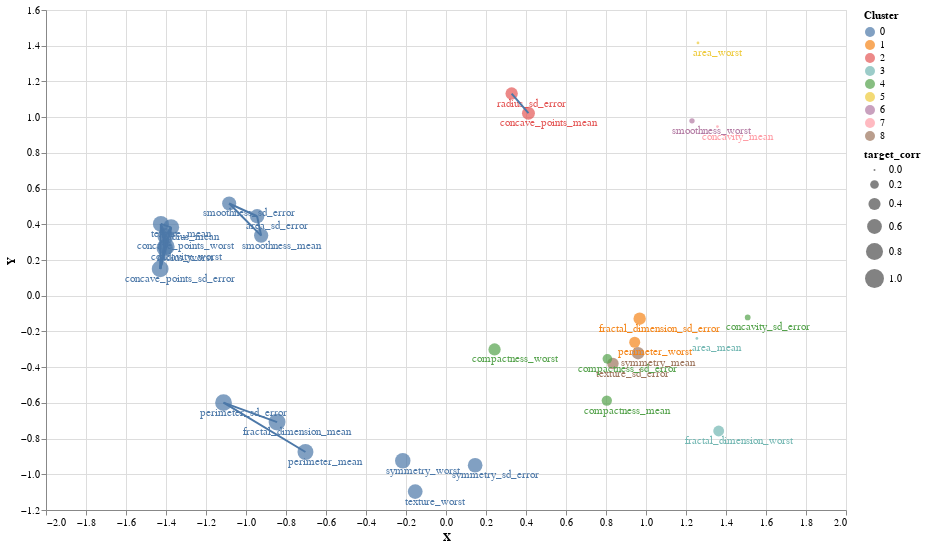

Write notebook code for a chart like this one.
### Code cell
visualize_feature_correlation(breast_cancer_df, "clusters", "diagnosis", .9)

### Figure 1 — Vega-Lite specification as saved in the notebook (floating-point values rounded to 4 significant figures)
{"$schema": "https://vega.github.io/schema/vega-lite/v3.3.0.json", "config": {"mark": {"tooltip": null}, "view": {"height": 300, "width": 400}}, "data": {"name": "data-79c32a3732d4d4521958a137e261a9dc"}, "datasets": {"data-79c32a3732d4d4521958a137e261a9dc": [{"Cluster": 0, "Feature": "radius_mean", "X": -1.375, "Y": 0.3827, "target_corr": 0.73}, {"Cluster": 2, "Feature": "radius_sd_error", "X": 0.3282, "Y": 1.132, "target_corr": 0.42}, {"Cluster": 0, "Feature": "radius_worst", "X": -1.407, "Y": 0.2667, "target_corr": 0.74}, {"Cluster": 0, "Feature": "texture_mean", "X": -1.426, "Y": 0.4021, "target_corr": 0.71}, {"Cluster": 8, "Feature": "texture_sd_error", "X": 0.8345, "Y": -0.3799, "target_corr": 0.36}, {"Cluster": 0, "Feature": "texture_worst", "X": -0.1539, "Y": -1.097, "target_corr": 0.6}, {"Cluster": 0, "Feature": "perimeter_mean", "X": -0.7027, "Y": -0.8752, "target_corr": 0.7}, {"Cluster": 0, "Feature": "perimeter_sd_error", "X": -1.112, "Y": -0.5987, "target_corr": 0.78}, {"Cluster": 1, "Feature": "perimeter_worst", "X": 0.9436, "Y": -0.2607, "target_corr": 0.33}, {"Cluster": 3, "Feature": "area_mean", "X": 1.254, "Y": -0.2392, "target_corr": 0.01}, {"Cluster": 0, "Feature": "area_sd_error", "X": -0.9444, "Y": 0.445, "target_corr": 0.57}, {"Cluster": 5, "Feature": "area_worst", "X": 1.26, "Y": 1.416, "target_corr": 0.01}, {"Cluster": 0, "Feature": "smoothness_mean", "X": -0.9242, "Y": 0.3365, "target_corr": 0.56}, {"Cluster": 0, "Feature": "smoothness_sd_error", "X": -1.084, "Y": 0.5164, "target_corr": 0.55}, {"Cluster": 6, "Feature": "smoothness_worst", "X": 1.23, "Y": 0.9794, "target_corr": 0.07}, {"Cluster": 4, "Feature": "compactness_mean", "X": 0.8041, "Y": -0.5872, "target_corr": 0.29}, {"Cluster": 4, "Feature": "compactness_sd_error", "X": 0.8069, "Y": -0.3533, "target_corr": 0.25}, {"Cluster": 4, "Feature": "compactness_worst", "X": 0.2428, "Y": -0.3012, "target_corr": 0.41}, {"Cluster": 7, "Feature": "concavity_mean", "X": 1.357, "Y": 0.9473, "target_corr": 0.01}, {"Cluster": 4, "Feature": "concavity_sd_error", "X": 1.508, "Y": -0.1218, "target_corr": 0.08}, {"Cluster": 0, "Feature": "concavity_worst", "X": -1.399, "Y": 0.2748, "target_corr": 0.78}, {"Cluster": 2, "Feature": "concave_points_mean", "X": 0.4123, "Y": 1.022, "target_corr": 0.46}, {"Cluster": 0, "Feature": "concave_points_sd_error", "X": -1.429, "Y": 0.15, "target_corr": 0.78}, {"Cluster": 0, "Feature": "concave_points_worst", "X": -1.402, "Y": 0.3334, "target_corr": 0.73}, {"Cluster": 8, "Feature": "symmetry_mean", "X": 0.9603, "Y": -0.3221, "target_corr": 0.42}, {"Cluster": 0, "Feature": "symmetry_sd_error", "X": 0.1458, "Y": -0.9494, "target_corr": 0.59}, {"Cluster": 0, "Feature": "symmetry_worst", "X": -0.2161, "Y": -0.9247, "target_corr": 0.66}, {"Cluster": 0, "Feature": "fractal_dimension_mean", "X": -0.8447, "Y": -0.7077, "target_corr": 0.79}, {"Cluster": 1, "Feature": "fractal_dimension_sd_error", "X": 0.9683, "Y": -0.1288, "target_corr": 0.42}, {"Cluster": 3, "Feature": "fractal_dimension_worst", "X": 1.363, "Y": -0.7574, "target_corr": 0.32}], "data-c98bbaf6501fb19e1fa1b904857e251c": [{"X": -1.407, "Y": 0.2667, "key": "radius_worstradius_mean"}, {"X": -1.407, "Y": 0.2667, "key": "radius_worstconcavity_worst"}, {"X": -1.407, "Y": 0.2667, "key": "radius_worstconcave_points_sd_error"}, {"X": -1.407, "Y": 0.2667, "key": "radius_worstconcave_points_worst"}, {"X": -1.426, "Y": 0.4021, "key": "texture_meanradius_mean"}, {"X": -1.426, "Y": 0.4021, "key": "texture_meanradius_worst"}, {"X": -1.426, "Y": 0.4021, "key": "texture_meanconcavity_worst"}, {"X": -1.426, "Y": 0.4021, "key": "texture_meanconcave_points_sd_error"}, {"X": -1.426, "Y": 0.4021, "key": "texture_meanconcave_points_worst"}, {"X": -1.112, "Y": -0.5987, "key": "perimeter_sd_errorperimeter_mean"}, {"X": -1.112, "Y": -0.5987, "key": "perimeter_sd_errorfractal_dimension_mean"}, {"X": -0.9242, "Y": 0.3365, "key": "smoothness_meanarea_sd_error"}, {"X": -1.084, "Y": 0.5164, "key": "smoothness_sd_errorarea_sd_error"}, {"X": -1.084, "Y": 0.5164, "key": "smoothness_sd_errorsmoothness_mean"}, {"X": -1.375, "Y": 0.3827, "key": "radius_meanconcavity_worst"}, {"X": -1.375, "Y": 0.3827, "key": "radius_meanconcave_points_sd_error"}, {"X": -1.375, "Y": 0.3827, "key": "radius_meanconcave_points_worst"}, {"X": 0.3282, "Y": 1.132, "key": "radius_sd_errorconcave_points_mean"}, {"X": -1.399, "Y": 0.2748, "key": "concavity_worstconcave_points_sd_error"}, {"X": -1.399, "Y": 0.2748, "key": "concavity_worstconcave_points_worst"}, {"X": -1.402, "Y": 0.3334, "key": "concave_points_worstconcave_points_sd_error"}, {"X": -1.375, "Y": 0.3827, "key": "radius_worstradius_mean"}, {"X": -1.375, "Y": 0.3827, "key": "texture_meanradius_mean"}, {"X": -1.407, "Y": 0.2667, "key": "texture_meanradius_worst"}, {"X": -0.7027, "Y": -0.8752, "key": "perimeter_sd_errorperimeter_mean"}, {"X": -0.9444, "Y": 0.445, "key": "smoothness_meanarea_sd_error"}, {"X": -0.9444, "Y": 0.445, "key": "smoothness_sd_errorarea_sd_error"}, {"X": -0.9242, "Y": 0.3365, "key": "smoothness_sd_errorsmoothness_mean"}, {"X": -1.399, "Y": 0.2748, "key": "radius_meanconcavity_worst"}, {"X": -1.399, "Y": 0.2748, "key": "radius_worstconcavity_worst"}, {"X": -1.399, "Y": 0.2748, "key": "texture_meanconcavity_worst"}, {"X": 0.4123, "Y": 1.022, "key": "radius_sd_errorconcave_points_mean"}, {"X": -1.429, "Y": 0.15, "key": "radius_meanconcave_points_sd_error"}, {"X": -1.429, "Y": 0.15, "key": "radius_worstconcave_points_sd_error"}, {"X": -1.429, "Y": 0.15, "key": "texture_meanconcave_points_sd_error"}, {"X": -1.429, "Y": 0.15, "key": "concavity_worstconcave_points_sd_error"}, {"X": -1.429, "Y": 0.15, "key": "concave_points_worstconcave_points_sd_error"}, {"X": -1.402, "Y": 0.3334, "key": "radius_meanconcave_points_worst"}, {"X": -1.402, "Y": 0.3334, "key": "radius_worstconcave_points_worst"}, {"X": -1.402, "Y": 0.3334, "key": "texture_meanconcave_points_worst"}, {"X": -1.402, "Y": 0.3334, "key": "concavity_worstconcave_points_worst"}, {"X": -0.8447, "Y": -0.7077, "key": "perimeter_sd_errorfractal_dimension_mean"}]}, "encoding": {"x": {"field": "X", "type": "quantitative"}, "y": {"field": "Y", "type": "quantitative"}}, "height": 500, "layer": [{"encoding": {"color": {"field": "Cluster", "type": "nominal"}, "size": {"field": "target_corr", "scale": {"domain": [0, 1]}, "type": "quantitative"}}, "mark": "circle", "selection": {"selector139": {"bind": "scales", "encodings": ["x", "y"], "type": "interval"}}}, {"encoding": {"color": {"field": "Cluster", "type": "nominal"}, "text": {"field": "Feature", "type": "nominal"}}, "mark": {"dx": 20, "dy": 10, "type": "text"}}, {"data": {"name": "data-c98bbaf6501fb19e1fa1b904857e251c"}, "encoding": {"detail": {"field": "key", "type": "nominal"}}, "mark": "line"}], "width": 800}
